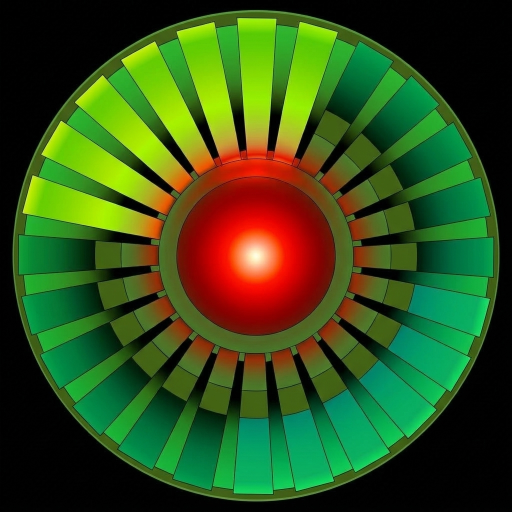
#> input picture teste2.png, 1024 x 1024 px (shown at 1/2 size)
$ python -i thermal.py   (imports and definitions only)
#> lines starting #> are read from the running program, lines starting #| are printed output that depends on the picture; after the words box and inside, x2 and y2 are one past the last pixel; in counts of white or black regions, pixels touching at a corner belong together
### vision/geometry.py
"""Ferramentas reutilizáveis para inspeção geométrica com OpenCV."""
from __future__ import annotations

from dataclasses import asdict, dataclass
from pathlib import Path
from typing import Any

import cv2
import numpy as np


@dataclass(frozen=True)
class GeometryConfig:
    gaussian_kernel: int = 5
    canny_low: int = 50
    canny_high: int = 150
    min_contour_area: float = 20.0

    # [7 lines left out: function __post_init__, not called in this run]


def load_image(path: str | Path) -> np.ndarray:
    """Carrega imagem preservando o arquivo e lança erro claro se inválido."""
    image = cv2.imread(str(path), cv2.IMREAD_UNCHANGED)
    if image is None:
        raise ValueError(f"Imagem inexistente, corrompida ou não suportada: {path}")
    if image.ndim not in (2, 3):
        raise ValueError(f"Formato de imagem inválido: {path}")
    return image


# [139 lines left out: functions contour_features, analyze_geometry, compare_geometry, _normalized_silhouette, classify_geometry_against_references, not called in this run]

### vision/thermal.py
"""Segmentação qualitativa de regiões coloridas candidatas a hotspots."""
from __future__ import annotations

from dataclasses import asdict, dataclass
from pathlib import Path
from typing import Any

import cv2
import numpy as np

from .geometry import load_image


@dataclass(frozen=True)
class ThermalConfig:
    # Faixas iniciais de vermelho HSV do OpenCV. Cada câmera/paleta deve
    # configurar seus próprios intervalos; vermelho cruza o limite H=0.
    hsv_ranges: tuple[tuple[tuple[int, int, int], tuple[int, int, int]], ...] = (
        ((0, 100, 100), (10, 255, 255)), ((170, 100, 100), (179, 255, 255)),
    )
    min_area: int = 20
    morph_kernel: int = 3
    morphology: bool = True

    def __post_init__(self) -> None:
        if self.min_area < 0 or self.morph_kernel < 1 or self.morph_kernel % 2 == 0:
            raise ValueError("Parâmetros térmicos inválidos")
        for lower, upper in self.hsv_ranges:
            if any(a < 0 or b > m or a > b for a, b, m in zip(lower, upper, (179, 255, 255))):
                raise ValueError("Faixa HSV inválida")


def analyze_thermal(path: str | Path | np.ndarray, output_dir: str | Path | None = None,
                    config: ThermalConfig | None = None,
                    include_artifacts: bool = False) -> dict[str, Any]:
    """Segmenta HSV de arquivo ou matriz BGR sem inferir temperatura em Celsius."""
#> called with path = '../teste2.png', include_artifacts = False
    cfg = config or ThermalConfig()
    source = Path(path) if not isinstance(path, np.ndarray) else None
    image = load_image(source) if source is not None else path.copy()
#> in load_image, image is the input picture: shape (1024, 1024, 3); mean B, G, R 25.4, 80.4, 51.3
    if image.size == 0:
        raise ValueError("Imagem de entrada vazia")
    if image.ndim != 3 or image.shape[2] < 3:
        raise ValueError("Imagem térmica deve conter pelo menos três canais BGR")
    bgr = image[:, :, :3].copy()
    hsv = cv2.cvtColor(bgr, cv2.COLOR_BGR2HSV)
#> hsv: shape (1024, 1024, 3); mean H, S, V 35.9, 160.7, 96.1
    mask = np.zeros(image.shape[:2], dtype=np.uint8)
    for lower, upper in cfg.hsv_ranges:
        mask = cv2.bitwise_or(mask, cv2.inRange(hsv, np.array(lower, dtype=np.uint8), np.array(upper, dtype=np.uint8)))
#> this loop made 2 passes
#> pass 1, in analyze_thermal, `mask = cv2.bitwise_or(mask, cv2.inRange(hsv, np.array(lower, dtype=np...`:
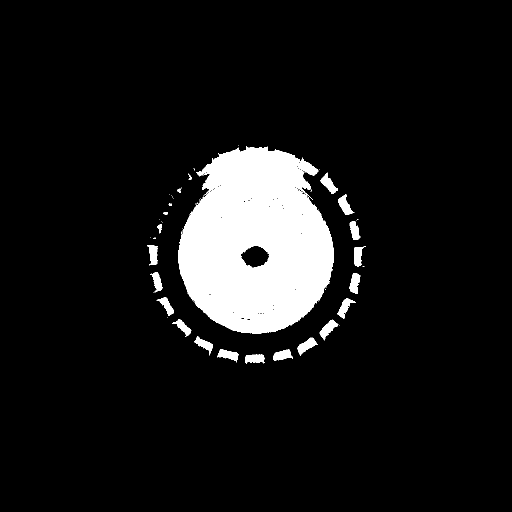
#> mask: shape (1024, 1024) (shown at 1/2 size); 9.1% white; 64 white regions (42 under 20 px), largest, box (x1, y1, x2, y2) and area: (357, 292, 667, 668) 85934, (595, 675, 636, 712) 643, (639, 639, 677, 681) 642
    if cfg.morphology:
        kernel = cv2.getStructuringElement(cv2.MORPH_ELLIPSE, (cfg.morph_kernel, cfg.morph_kernel))
        mask = cv2.morphologyEx(mask, cv2.MORPH_OPEN, kernel)
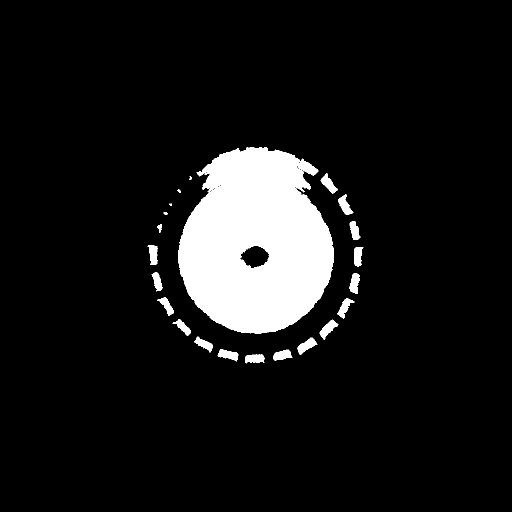
#> mask: shape (1024, 1024) (shown at 1/2 size); 9.1% white; 22 white regions (1 under 20 px), largest, box (x1, y1, x2, y2) and area: (357, 294, 667, 668) 85882, (639, 639, 677, 680) 633, (595, 675, 635, 710) 632
        mask = cv2.morphologyEx(mask, cv2.MORPH_CLOSE, kernel)
#> mask: shape (1024, 1024); 9.1% white; 22 white regions (1 under 20 px)
    contours, _ = cv2.findContours(mask.copy(), cv2.RETR_EXTERNAL, cv2.CHAIN_APPROX_SIMPLE)
#> contours = 22 contours, 2 with area under 20; largest, box (x1, y1, x2, y2) and area: (357, 294, 667, 668) 87214, (595, 675, 635, 710) 589, (639, 639, 677, 680) 589, (676, 388, 707, 430) 554, (641, 346, 676, 387) 544
    regions = []
    for contour in contours:
        area = float(cv2.contourArea(contour))
        if area < cfg.min_area:
            continue
        x, y, w, h = (int(v) for v in cv2.boundingRect(contour))
        regions.append({"area": area, "bbox": {"x": x, "y": y, "width": w, "height": h}})
#> this loop made 22 passes
#> (area, x, y, w, h) on passes 1 to 12: (501.5, 491, 709, 38, 18), (509, 546, 699, 39, 23), (535.5, 435, 698, 42, 25), (589, 595, 675, 40, 35), (463, 388, 673, 38, 32), (589, 639, 639, 38, 41), (427.5, 345, 638, 37, 34), (512, 674, 596, 35, 41), (454.5, 314, 595, 34, 37), (523, 699, 547, 21, 41), (430.5, 303, 545, 22, 38), (486, 708, 494, 19, 39)
#> after the loop, regions = 20 items
    regions.sort(key=lambda r: (r["bbox"]["y"], r["bbox"]["x"]))
    annotated = bgr.copy()
    for region in regions:
        box = region["bbox"]
        cv2.rectangle(annotated, (box["x"], box["y"]), (box["x"] + box["width"], box["y"] + box["height"]), (0, 255, 0), 2)
#> this loop made 20 passes
#> box on passes 1 to 12: {'x': 357, 'y': 294, 'width': 310, 'height': 374}, {'x': 641, 'y': 346, 'width': 35, 'height': 41}, {'x': 355, 'y': 379, 'width': 7, 'height': 7}, {'x': 676, 'y': 388, 'width': 31, 'height': 42}, {'x': 327, 'y': 424, 'width': 8, 'height': 6}, {'x': 699, 'y': 443, 'width': 22, 'height': 37}, {'x': 314, 'y': 448, 'width': 10, 'height': 18}, {'x': 295, 'y': 491, 'width': 20, 'height': 39}, {'x': 708, 'y': 494, 'width': 19, 'height': 39}, {'x': 303, 'y': 545, 'width': 22, 'height': 38}, {'x': 699, 'y': 547, 'width': 21, 'height': 41}, {'x': 314, 'y': 595, 'width': 34, 'height': 37}
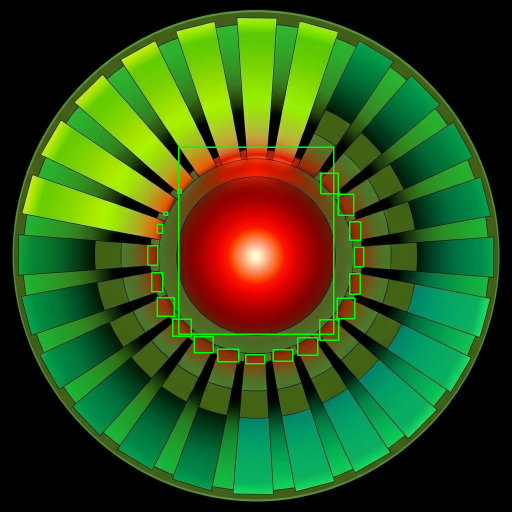
#> annotated: shape (1024, 1024, 3) (shown at 1/2 size); 1.02% of pixels changed, all inside (x1, y1, x2, y2) = (294, 293, 729, 729)
    outputs: dict[str, str] = {}
    if output_dir is not None:
        out = Path(output_dir)
        out.mkdir(parents=True, exist_ok=True)
        for name, data in (("mascaras", mask), ("anotadas", annotated)):
            dest = out / f"{source.stem if source else 'imagem'}_{name}.png"
            if not cv2.imwrite(str(dest), data):
                raise OSError(f"Não foi possível salvar resultado: {dest}")
            outputs[name] = str(dest)
    h, w = image.shape[:2]
#> h = 1024; w = 1024
    result = {"path": str(source) if source else "<imagem em memória>", "width": int(w), "height": int(h),
            "channels": int(image.shape[2]), "region_count": len(regions),
            "regions": regions, "mask_fraction": float(np.count_nonzero(mask) / mask.size),
            "parameters": asdict(cfg), "outputs": outputs,
            "temperature_measurement": None,
            "interpretation": "Análise visual qualitativa; cores não representam temperatura calibrada em °C.",
            "warnings": [], "errors": []}
    if include_artifacts:
        result["artifacts"] = {"mask": mask, "annotated": annotated}
    return result


# [42 lines left out: function classify_thermal_against_references, not called in this run]

>>> result = analyze_thermal('../teste2.png')
#> result = 13 items
